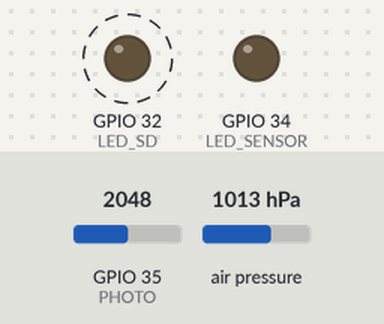
Recording of a sketch running on a simulated ESP32. Shown: output pins drawn as LEDs (lit = HIGH). Dashed ring = blinking. The test bench sets the inputs (shaded band); at power-on: GPIO 35 (PHOTO) = 2048, air pressure 1013 hPa. Storage starts empty; what the sketch prints to the serial monitor is not drawn.

Above: at 0.2 s.
Timing chart, 0 to 3.0 s (numbered marks = the images above):
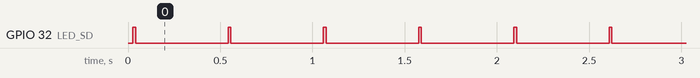

Measured:
- by itself, GPIO 32 (LED_SD): alternates HIGH for 0.02 s and LOW for 0.50 s

The sketch:

dataLogger.ino
```cpp
#include <SD.h>
#include <Adafruit_BMP280.h>

File archivo;

const int LED_SENSOR = 34;
const int LED_SD = 32;
const int PHOTO = 35;

Adafruit_BMP280 bmp;

char payload[50];

void setup() {
  Serial.begin(115200);
  SD.begin();

  pinMode(LED_SENSOR,OUTPUT);
  pinMode(LED_SD,OUTPUT);

  bmp.begin(0x76);

  archivo = SD.open("/Luz_Presion_2.csv", FILE_APPEND);
  archivo.println("Luz[adim],Presion[hPa]");

}

void loop() {

  digitalWrite(LED_SENSOR,LOW);
  sprintf(payload,"%04d,%06.2f",analogRead(PHOTO), bmp.readPressure()/100);

//  payload = analogRead(PHOTO):
  digitalWrite(LED_SD,HIGH); //Prende cuando empieza a escribir
  delay(10);
  Serial.println(payload);
  archivo = SD.open("/Luz_Presion.csv",FILE_APPEND);
  archivo.println(payload);
 // archivo.close();
  digitalWrite(LED_SD,LOW); //Apaga el LED cuando termina

  delay(500);
}
```
